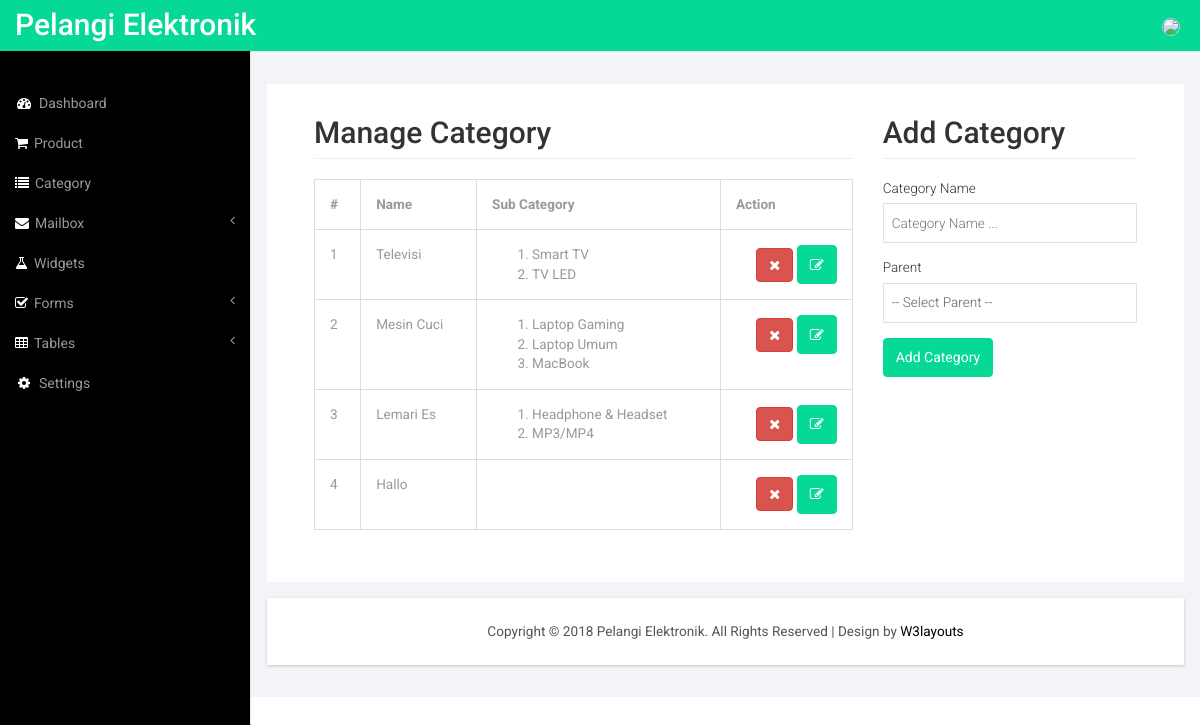
The app's page /index.php/category with its own data.
### tables this page shows
CREATE TABLE `category` (
  `ID` int(11) NOT NULL,
  `name` varchar(500) NOT NULL,
  `parent` varchar(500) NOT NULL
);

### application/libraries/Template.php (called while the page is built, shortened)
<?php
class Template extends CI_Loader {
	public $args = [];
	public function setOptions($option) {
		$ci =& get_instance();
		$user = $ci->users->getUser($option->get('site_admin'));
		$this->args['site_name'] = $option->get('site_name');
		$this->args['site_desc'] = $option->get('site_desc');
		$this->args['site_email'] = $user->email;
		$this->args['site_phone'] = $user->telp;
	}
	public function dashboard($file, $args = []) {
		foreach ($args as $k => $v) {
			$this->args[$k] = $v;
		}
		$this->view('dashboard/'.$file, $this->args);
	}
}

### application/controllers/Category.php (called while the page is built, shortened)
<?php if ( ! defined('BASEPATH')) exit('No direct script access allowed');
class Category extends CI_Controller {
	public function __construct()
	{
		$this->template->setOptions($this->options);
	}
	public function index()
	{
		$category = [];
		foreach ($this->taxonomy->getAll() as $taxo) {
			$taxoChild = [];
			foreach ($this->taxonomy->getByParent($taxo->ID) as $child) {
				$taxoChild[] = [
					'ID' => $child->ID,
					'name' => $child->name
				];
			}
			$category[] = [
				'ID' => $taxo->ID,
				'name' => $taxo->name,
				'parent' => $taxoChild
			];
		}
		$args['category'] = $category;
		$args['title'] = 'Category';
		$this->template->dashboard('category', $args);
	}
}

### index.php (called while the page is built, shortened)
<?php
require_once BASEPATH.'core/CodeIgniter.php';

### application/models/Options.php (called while the page is built, shortened)
<?php if ( ! defined('BASEPATH')) exit('No direct script access allowed');
class Options extends CI_Model {
	public function get($key) {
		return $this->load[$key] = $this->db->select('s_val')->where('s_key', $key)->get('settings')->row()->s_val;
	}
	public function __get($key) {
		return get_instance()->$key;
	}
}

### application/models/Users.php (called while the page is built, shortened)
<?php if ( ! defined('BASEPATH')) exit('No direct script access allowed');
class Users extends CI_Model {
	public $table = 'users';
	public function getUser($user) {
		return $this->db->where('username', $user)->or_where('ID', $user)->get($this->table)->row();
	}
}

### application/models/Taxonomy.php (called while the page is built, shortened)
<?php if ( ! defined('BASEPATH')) exit('No direct script access allowed');
class Taxonomy extends CI_Model {
	public function getAll() {
		return $this->db->where('parent', '')->get('category')->result();
	}
	public function getByParent($id) {
		return $this->db->where('parent', $id)->get('category')->result();
	}
}

### application/views/dashboard/category.php (the view, shortened to what this page needs)
<div class="well1 white content_bottom">
	<div class="col-md-8">
		<h2 class="page-header" style="margin-top: 0">Manage Category</h2>
		<table class="table table-bordered">
			<thead>
				<tr>
					<th>#</th>
					<th>Name</th>
					<th>Sub Category</th>
					<th>Action</th>
				</tr>
			</thead>
			<tbody id="refreshTarget">
				<?php $i=1; foreach ($category as $cat):?>
				<tr>
					<td><?php echo $i;?></td>
					<td><?php echo $cat['name'];?></td>
					<td>
						<ol>
							<?php foreach ($cat['parent'] as $child):?>
								<li><?php echo $child['name'];?></li>
							<?php endforeach;?>
						</ol>
					</td>
					<td class="text-right">
						<a href="#" onclick="deleteData('<?php echo $cat['ID'];?>', '<?php echo $cat['name'];?>');" class="btn btn-danger"><i class="fa fa-times"></i></a>
						<a href="#" onclick="editData('<?php echo $cat['ID'];?>')" class="btn btn-warning"><i class="fa fa-edit"></i></a>
					</td>
				</tr>
				<?php $i++; endforeach;?>
			</tbody>
		</table>
	</div>
	<div class="col-md-4">
		<h2 class="page-header" style="margin-top: 0">Add Category</h2>
		<form action=""	 method="post">
			<div class="form-group">
				<label class="control-label">Category Name</label>
				<input type="text" class="form-control1" required="" id="name_cat" placeholder="Category Name ..." />
			</div>
			<div class="form-group">
				<label class="control-label">Parent</label>
				<select class="form-control1" id="id_cat">
					<option value="">-- Select Parent --</option>
				</select>
			</div>
			<div class="form-group">
				<button type="button" class="btn btn-warning" id="save">Add Category</button>
			</div>
		</form>
	</div>
	<div class="clearfix"></div>
</div>

### assets/dashboard/css/style.css (style rules this page uses)
h4, h5, h6, h1, h2, h3 { margin-top: 0; }
ul, ol { margin: 0; }
html, body { font-family: 'Roboto', sans-serif; font-size: 100%; background:#000; overflow-x: hidden; }
body a { transition:0.5s all; -webkit-transition:0.5s all; -moz-transition:0.5s all; -o-transition:0.5s all; -ms-transition:0.5s all; }
.content_bottom { margin-bottom:1em; }
.form-control1, .form-control_2.input-sm { border: 1px solid #e0e0e0; padding: 5px 8px; color: #616161; background: #fff; box-shadow: none !important; width: 100%; font-size: 0.85em; font-weight: 300; height: 40px; border-radius: 0; -webkit-appearance: none; }
.btn-warning { color: #fff; background-color:rgb(6, 217, 149); border-color:rgb(6, 217, 149); padding:8.5px 12px; }
.table > thead > tr > th, .table > tbody > tr > th, .table > tfoot > tr > th, .table > thead > tr > td, .table > tbody > tr > td, .table > tfoot > tr > td { border-top: none !important; }
.radio label, .checkbox label, label { font-size: 0.85em; font-weight:300; vertical-align: middle; }
.well1 { background:#fff; padding:2em; }
.table > thead > tr > th, .table > tbody > tr > th, .table > tfoot > tr > th, .table > thead > tr > td, .table > tbody > tr > td, .table > tfoot > tr > td { font-size: 0.85em; color: #999; }
.table td, .table>tbody>tr>td, .table>tbody>tr>th, .table>tfoot>tr>td, .table>tfoot>tr>th, .table>thead>tr>td, .table>thead>tr>th { padding:15px !important; }
.table > thead > tr > th { border-bottom: 1px solid #ddd !important; }

### application/views/dashboard/header.php (style rules this page uses)
.page-header { margin-top: 0; }

### records on screen
category: name "Televisi"
category: name "Smart TV"
category: name "TV LED"
category: name "Mesin Cuci"
category: name "Laptop Gaming"
category: name "Laptop Umum"
category: name "MacBook"
category: name "Lemari Es"
category: name "Headphone & Headset"
category: name "MP3/MP4"
category: name "Hallo"

### other values on screen
$site_name "Pelangi Elektronik"
